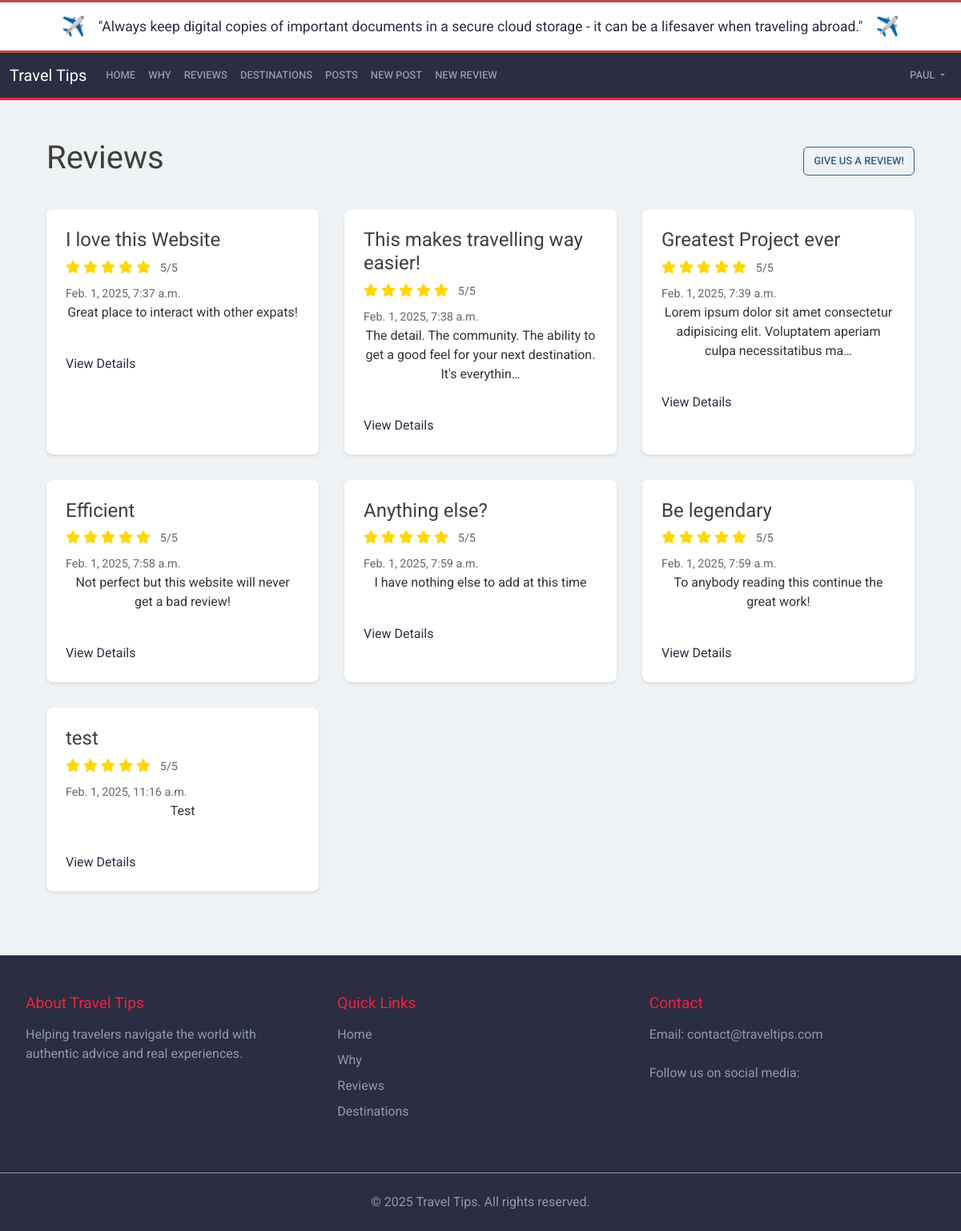
The app's page /notes/list/ (signed in) with its own data.
### notes/models.py (models this page shows, shortened)
class Note(models.Model):
    title = models.CharField(max_length=80)
    text = models.TextField()
    created_on = models.DateTimeField(auto_now_add=True)
    rating = models.IntegerField(default=0)  # or null=True if rating is optional

### notes/views.py (the view)
# urls.py: path("list/", ListNoteView.as_view(), name="list_note"),
class ListNoteView(ListView):
    template_name = "notes/list_note.html"
    model = Note
    context_object_name = "list_note"

### templates/notes/list_note.html (shortened to what this page needs)
{% extends 'base.html' %}
{% load static %}
{% block content %}
    <div class="reviews-container">
        <div class="reviews-header">
            <h1>Reviews</h1>
            <a href="{% url 'create_note' %}" class="btn btn-outline-primary">Give us a Review!</a>
        </div>
        <div class="reviews-grid">
            {% for note in list_note %}
            <div class="review-card">
                <h4>{{ note.title }}</h4>
                <div class="star-rating">
                    <span class="stars">
                        <i class="fas fa-star"></i>
                        <i class="fas fa-star"></i>
                        <i class="fas fa-star"></i>
                        <i class="fas fa-star"></i>
                        <i class="fas fa-star"></i>
                    </span>
                    <span class="rating-text">5/5</span>
                </div>
                <span class="review-date">{{ note.created_on }}</span>
                <p>{{ note.text|truncatechars:100 }}</p>
                <a href="" class="review-link">View Details</a>
            </div>
            {% endfor %}
        </div>
    </div>
{% endblock content %}

### templates/base.html (shortened to what this page needs)
{% load static %}
<!DOCTYPE html>
<html lang="en">
<head>
    <link href="https://bootswatch.com/5/sandstone/bootstrap.min.css" rel="stylesheet">
    <link rel="stylesheet" href="https://cdnjs.cloudflare.com/ajax/libs/font-awesome/5.15.4/css/all.min.css">
    <link rel="stylesheet" href="{% static 'css/signup.css' %}">
    <link rel="stylesheet" href="{% static 'css/base.css' %}">
    <link rel="stylesheet" href="{% static 'css/map.css' %}">
    <link rel="stylesheet" href="{% static 'css/reviews.css' %}">
    <link rel="stylesheet" href="{% static 'css/home.css' %}">
    <link rel="stylesheet" href="{% static 'css/about.css' %}">
    <link rel="stylesheet" href="{% static 'css/login.css' %}">
    <link rel="stylesheet" href="{% static 'css/posts.css' %}">
  </head>
<body>
  <div class="daily-tip">
    <div class="tip-content">
        <span class="tip-icon">✈️</span>
        <p>"Always keep digital copies of important documents in a secure cloud storage - it can be a lifesaver when traveling abroad."</p>
        <span class="tip-icon">✈️</span>
    </div>
</div>
  <nav class="navbar navbar-expand-lg bg-dark" data-bs-theme="dark">
        <div class="container-fluid">
          <a class="navbar-brand" href="#">Travel Tips</a>
          <div class="collapse navbar-collapse" id="navbarNav">
            <div class="navbar-nav me-auto mb-2 mb-lg-0">
                <a class="nav-link" href="{% url 'home' %}">Home</a>
                <a class="nav-link" href="{% url 'about' %}">Why</a>
                <a class="nav-link" href="{% url 'list_note' %}">Reviews</a>
                {% if user.is_authenticated %}
                <a class="nav-link" href="{% url 'travel:map' %}">Destinations</a>
                <a class="nav-link" href="{% url 'list' %}">Posts</a>
                <a class="nav-link" href="{% url 'new' %}">New Post</a>
                <a class="nav-link" href="{% url 'create_note' %}">New Review</a>
                {% else %}
                <a class="nav-link" href="{% url 'signup' %}">Sign Up</a>
                <a class="nav-link" href="{% url 'login' %}">Log In</a>
                {% endif %}
            </div>
            {% if user.is_authenticated %}
            <ul class="navbar-nav">
              <li class="nav-item dropdown d-flex">
                <a class="nav-link dropdown-toggle" href="#" role="button" data-bs-toggle="dropdown" aria-expanded="false">
                  {{user}}
                </a>
              </li>
            </ul>
            {% endif %}
          </div>
        </div>
    </nav>
    <div class="container">
        {% block content %}{% endblock content %}
    </div>
    <footer class="footer">
      <div class="footer-content">
          <div class="footer-section">
              <h5>About Travel Tips</h5>
              <p class="footer-text">Helping travelers navigate the world with authentic advice and real experiences.</p>
          </div>
          <div class="footer-section">
              <h5>Quick Links</h5>
              <ul>
                  <li><a href="{% url 'home' %}">Home</a></li>
                  <li><a href="{% url 'about' %}">Why</a></li>
                  <li><a href="{% url 'list_note' %}">Reviews</a></li>
                  {% if user.is_authenticated %}
                  <li><a href="{% url 'travel:map' %}">Destinations</a></li>
                  {% endif %}
              </ul>
          </div>
          <div class="footer-section">
              <h5>Contact</h5>
              <p class="footer-text">Email: contact@traveltips.com</p>
              <p class="footer-text">Follow us on social media:
              </p>
          </div>
      </div>
      <div class="footer-bottom">
          <p>&copy; {% now "Y" %} Travel Tips. All rights reserved.</p>
      </div>
  </footer>
  </body>
</html>

### static/css/signup.css (style rules this page uses)
.signup-container h1, p { color: #333; margin-bottom: 1.5rem; text-align: center; }

### static/css/base.css (style rules this page uses)
body { min-height: 100vh; background-color: #F5F5F5; }
.navbar.bg-dark { background-color: #2B2D42 !important; }
.navbar .navbar-nav .nav-link { color: #8D99AE; }
.navbar { border-bottom: 3px solid #EF233C; }
@media (min-width: 768px) { body { background-color: #EEF2F5; background-size: cover; background-position: center; background-attachment: fixed; background-repeat: no-repeat; } }
.daily-tip { background-color: white; border-top: 3px solid #BC4749; border-bottom: 3px solid #BC4749; padding: 0.75rem 0; text-align: center; box-shadow: 0 2px 4px rgba(0,0,0,0.1); }
.tip-content { max-width: 1200px; margin: 0 auto; display: flex; align-items: center; justify-content: center; gap: 1rem; padding: 0 1rem; }
.tip-icon { font-size: 1.5rem; }
.tip-content p { margin: 0; font-size: 1.1rem; color: #2B2D42; }
.footer { background-color: #2B2D42; color: #EDF2F4; padding: 3rem 0 0 0; margin-top: 4rem; }
.footer-content { max-width: 1200px; margin: 0 auto; display: grid; grid-template-columns: repeat(auto-fit, minmax(250px, 1fr)); gap: 2rem; padding: 0 2rem; }
.footer-text { color: #8D99AE; text-align: left; }
.footer-section h5 { color: #EF233C; margin-bottom: 1rem; font-size: 1.2rem; }
.footer-section ul { list-style: none; padding: 0; }
.footer-section ul li { margin-bottom: 0.5rem; }
.footer-section a { color: #8D99AE; text-decoration: none; transition: color 0.3s ease; }
.footer-bottom { margin-top: 3rem; padding: 1.5rem 0; text-align: center; border-top: 1px solid #8D99AE; }
.footer-bottom p { margin: 0; color: #8D99AE; }

### static/css/reviews.css (style rules this page uses)
.reviews-container { margin: 2rem 0; padding: 1rem; }
.reviews-header { display: flex; justify-content: space-between; align-items: center; margin-bottom: 2rem; }
.reviews-grid { display: grid; grid-template-columns: repeat(auto-fill, minmax(300px, 1fr)); gap: 2rem; }
.review-card { background-color: white; border-radius: 8px; padding: 1.5rem; box-shadow: 0 2px 4px rgba(0,0,0,0.1); transition: all 0.3s ease; }
.star-rating { margin: 0.5rem 0; color: #ffd700; }
.star-rating .stars { margin-right: 0.5rem; }
.rating-text { color: #666; font-size: 0.9rem; }
.review-date { color: #666; font-size: 0.9rem; }
.review-link { display: inline-block; margin-top: 1rem; color: #2B2D42; text-decoration: none; }

### records on screen
Note: title "I love this Website", created_on "Feb. 1, 2025, 7:37 a.m.", text "Great place to interact with other expats!"
Note: title "This makes travelling way easier!", created_on "Feb. 1, 2025, 7:38 a.m.", text "The detail. The community. The ability to get a good feel for your next destination. It's everythin…"
Note: title "Greatest Project ever", created_on "Feb. 1, 2025, 7:39 a.m.", text "Lorem ipsum dolor sit amet consectetur adipisicing elit. Voluptatem aperiam culpa necessitatibus ma…"
Note: title "Efficient", created_on "Feb. 1, 2025, 7:58 a.m.", text "Not perfect but this website will never get a bad review!"
Note: title "Anything else?", created_on "Feb. 1, 2025, 7:59 a.m.", text "I have nothing else to add at this time"
Note: title "Be legendary", created_on "Feb. 1, 2025, 7:59 a.m.", text "To anybody reading this continue the great work!"
Note: title "test", created_on "Feb. 1, 2025, 11:16 a.m.", text "Test"

### other values on screen
{{ user }} "PAUL"
